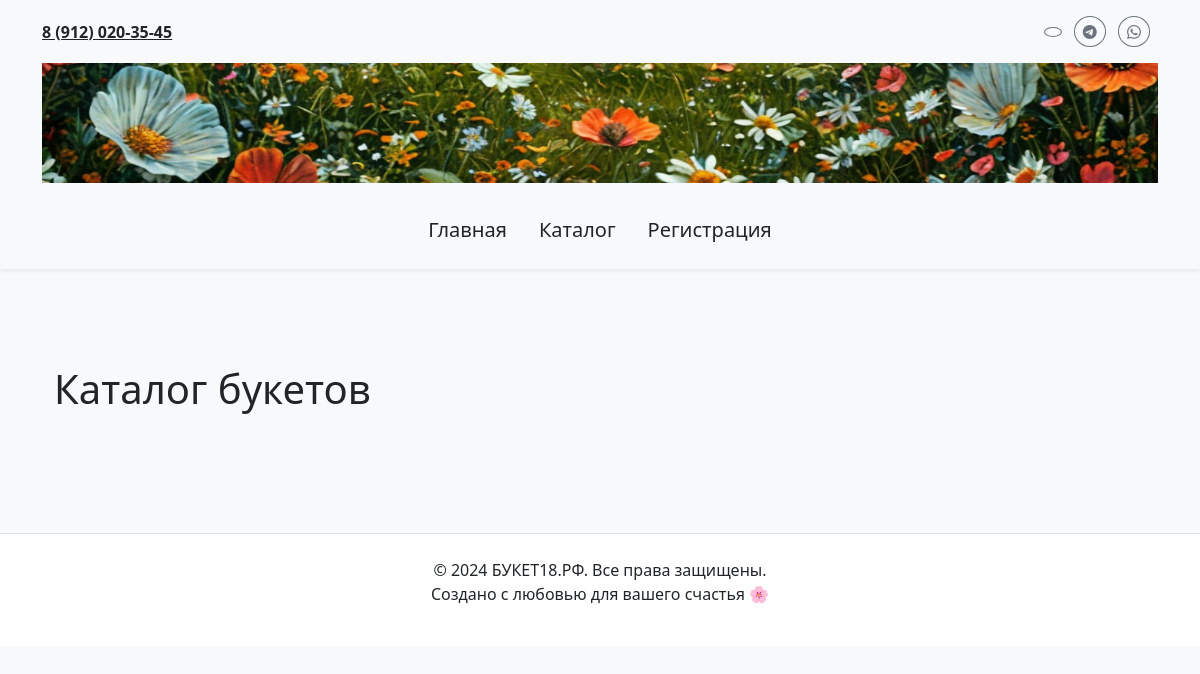
The app's page /, older data.
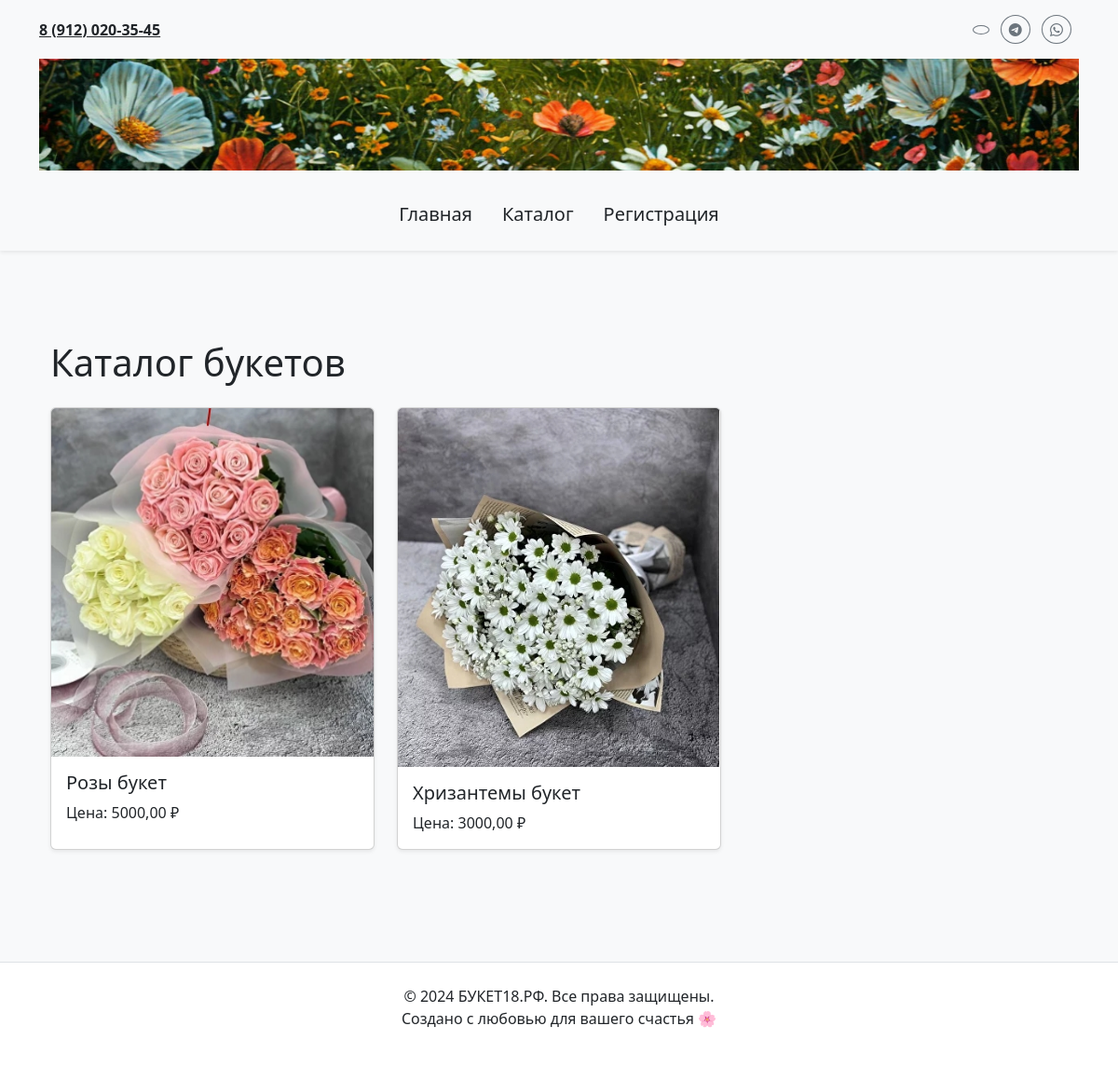
The same page, newer data.
### main/models.py (models this page shows, shortened)
class Product(models.Model):
    id = models.AutoField(primary_key=True)
    name = models.CharField(max_length=255)
    price = models.DecimalField(max_digits=10, decimal_places=2)
    image = models.ImageField(upload_to='products/', null=True, blank=True)
    class Meta:
        verbose_name = "Продукт"
        verbose_name_plural = "Продукты"

### main/views.py (the view)
# urls.py: path('', views.index, name='index'),
def index(request):
    context = {
        'current_year': datetime.now().year,
        'products': Product.objects.all(),
    }
    return render(request, 'main/index.html', context)

### main/templates/main/index.html (shortened to what this page needs)
{% extends 'main/layoute.html' %}
{% block content %}
<div class="container py-5">
    <h1 class="mb-4">Каталог букетов</h1>
    <div class="row">
        {% for product in products %}
        <div class="col-md-4 mb-4">
            <div class="card h-100 shadow-sm" style="transition: transform 0.2s, box-shadow 0.2s;">
                {% if product.image %}
                <img src="{{ product.image.url }}" class="card-img-top" alt="{{ product.name }}">
                {% else %}
                <div class="card-img-top bg-light d-flex align-items-center justify-content-center" style="height: 200px;">
                    <p class="text-muted">Изображение отсутствует</p>
                </div>
                {% endif %}
                <div class="card-body">
                    <h5 class="card-title">{{ product.name }}</h5>
                    <p class="card-text">Цена: {{ product.price }} ₽</p>
                </div>
            </div>
        </div>
        {% endfor %}
    </div>
</div>
{% endblock %}

### main/templates/main/layoute.html (shortened to what this page needs)
{% load static %}
<!DOCTYPE html>
<html lang="en">
<head>
    <link href="https://cdn.jsdelivr.net/npm/bootstrap@5.3.2/dist/css/bootstrap.min.css" rel="stylesheet">
    <link rel="stylesheet" href="{% static 'main/css/main.css' %}">
    <link rel="stylesheet" href="https://cdn.jsdelivr.net/npm/bootstrap-icons/font/bootstrap-icons.css">
</head>
<body class="bg-light text-dark">
    {% include 'main/header.html' %}
    <main class="container my-5">
        {% block content %}{% endblock %}
    </main>
    <footer class="text-center py-4 bg-white border-top">
        <p class="mb-0">&copy; 2024 БУКЕТ18.РФ. Все права защищены.</p>
        <p>Создано с любовью для вашего счастья 🌸</p>
    </footer>
</body>
</html>

### main/templates/main/header.html (shortened to what this page needs)
{% load static %}
<header class="header bg-light py-3 shadow-sm">
  <div class="container">
    <div class="d-flex justify-content-between align-items-center mb-3">
      <div class="contacts">
        <a href="tel:89120203545" class="phone text-dark fw-bold">8 (912) 020-35-45</a>
      </div>
      <div class="social-icons">
        <a href="https://vk.com" target="_blank" class="btn btn-outline-secondary btn-sm rounded-circle me-2">
        </a>
        <a href="https://telegram.org" target="_blank" class="btn btn-outline-secondary btn-sm rounded-circle me-2">
          <i class="bi bi-telegram"></i>
        </a>
        <a href="https://wa.me" target="_blank" class="btn btn-outline-secondary btn-sm rounded-circle me-2">
          <i class="bi bi-whatsapp"></i>
        </a>
      </div>
    </div>
    <div class="text-center logo">
      <a href="{% url 'index' %}">
        <img src="{% static 'main/images/logo.png' %}" alt="Логотип сайта БУКЕТ18.РФ" class="img-fluid w-100">
      </a>
    </div>
    <nav class="navigation mt-4">
      <ul class="nav justify-content-center">
        <li class="nav-item">
          <a href="{% url 'index' %}" class="nav-link text-dark fs-5">Главная</a>
        </li>
        <li class="nav-item">
          <a href="{% url 'user' %}" class="nav-link text-dark fs-5">Каталог</a>
        </li>
        <li class="nav-item">
          <a href="{% url 'register' %}" class="nav-link text-dark fs-5">Регистрация</a>
        </li>
      </ul>
    </nav>
  </div>
</header>

### main/static/main/css/main.css (style rules this page uses)
.header .logo img { max-height: 120px; width: 100%; transition: transform 0.3s ease; }
.header .contacts .phone { font-size: 1rem; font-weight: bold; }
.navigation .nav-link { font-size: 1.2rem; color: #333; }

Row changes from the older to the newer data that the page shows:
added Product: image (picture), name "Розы букет", price "5000,00"
added Product: image (picture), name "Хризантемы букет", price "3000,00"
